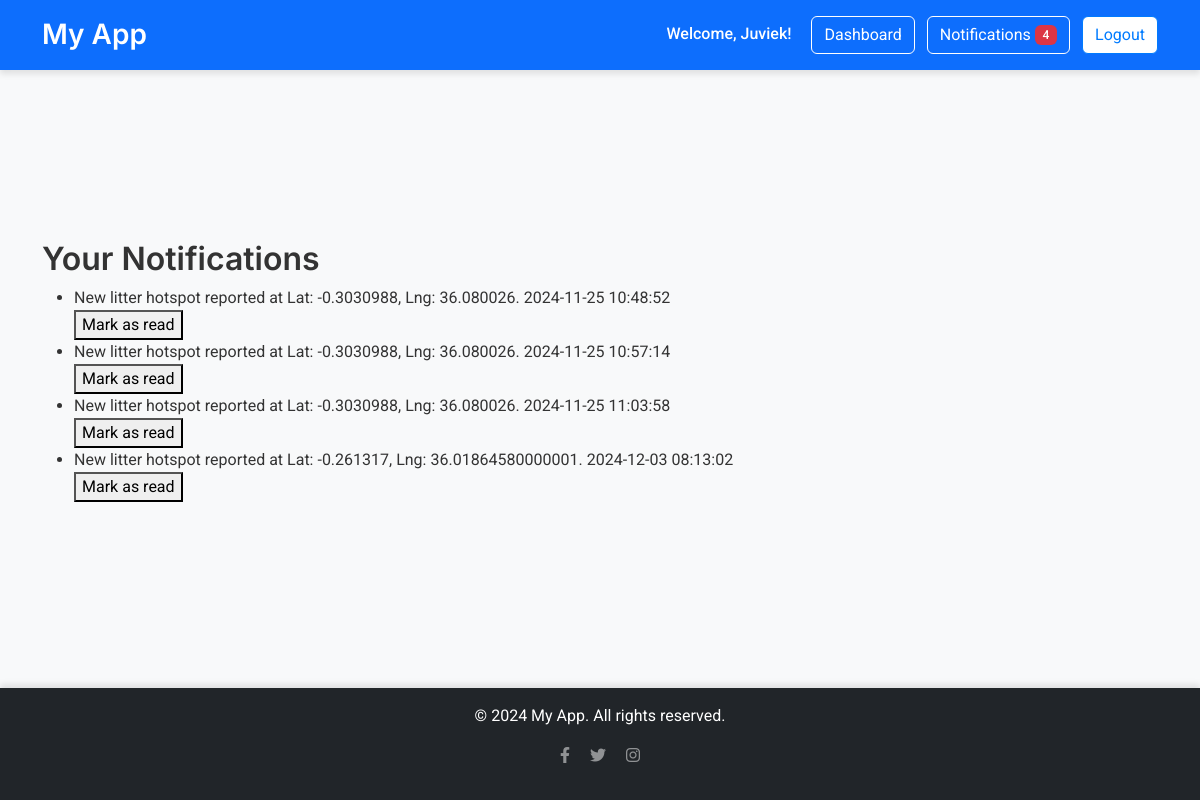
Page /notifications (signed in) on the committed database.
### myapp/app_models.py (models this page shows, shortened)
class User(db.Model, UserMixin):
    id = db.Column(db.Integer, primary_key=True)
    username = db.Column(db.String(80), unique=True, nullable=False)
    email = db.Column(db.String(120), unique=True, nullable=False)
    password = db.Column(db.String(120), nullable=False)
    role = db.Column(db.String(20), nullable=False, default='normal')  # 'normal', 'admin', or 'technical'
    litter_hotspots = db.relationship('LitterHotspot', backref='user', lazy=True)
    bin_statuses = db.relationship('BinStatus', backref='user', lazy=True)  # To associate bin statuses with users
    @property
    def unread_notifications_count(self):
        return Notification.query.filter_by(user_id=self.id, is_read=False).count()

class Notification(db.Model):
    id = db.Column(db.Integer, primary_key=True)
    user_id = db.Column(db.Integer, db.ForeignKey('user.id'), nullable=False)
    message = db.Column(db.String(255), nullable=False)
    is_read = db.Column(db.Boolean, default=False)
    timestamp = db.Column(db.DateTime, default=datetime.utcnow)
    user = db.relationship('User', backref='notifications')

### myapp/routes.py (the view)
@bp.route('/notifications')
@login_required
def notifications():
    notifications = Notification.query.filter_by(user_id=current_user.id).all()
    form = SimpleForm()  # Create a form instance
    return render_template('notifications.html', notifications=notifications, form=form)  # Pass the form

### myapp/app_factory.py (called while the page is built)
def create_app():
    app = Flask(__name__, template_folder='../templates', static_folder='../static')
    app.config.from_object('config.Config')  # Load configuration from config file
    app.config['UPLOAD_FOLDER'] = UPLOAD_FOLDER
    db.init_app(app)
    migrate.init_app(app, db)
    login_manager.init_app(app)
    csrf.init_app(app)  # Initialize CSRF protection
    from myapp.routes import bp as main_routes
    app.register_blueprint(main_routes)
    from myapp.app_models import User  # Import models after db initialization
    @login_manager.user_loader
    def load_user(user_id):
        return User.query.get(int(user_id))
    login_manager.login_view = 'main.login'
    return app

### templates/notifications.html (shortened to what this page needs)
{% extends "base.html" %}
{% block content %}
<div class="notifications-container">
    <h2>Your Notifications</h2>
    <div class="notifications-list">
        <ul>
            {% for notification in notifications %}
                <li class="notification-item {% if not notification.is_read %}unread{% endif %}">
                    <div class="notification-message">
                        <span class="message">{{ notification.message }}</span>
                        <span class="timestamp">{{ notification.timestamp.strftime('%Y-%m-%d %H:%M:%S') }}</span>
                    </div>
                    <form action="{{ url_for('main.notifications', notification_id=notification.id) }}" method="POST">
                        <button type="submit" class="mark-read-btn {% if notification.is_read %}read{% else %}unread{% endif %}">Mark as read</button>
                    </form>
                </li>
            {% endfor %}
        </ul>
    </div>
</div>
{% endblock %}

### templates/base.html (shortened to what this page needs)
<!DOCTYPE html>
<html lang="en">
<head>
    <link rel="stylesheet" href="https://cdnjs.cloudflare.com/ajax/libs/font-awesome/6.0.0-beta3/css/all.min.css">
    <link href="https://cdn.jsdelivr.net/npm/bootstrap@5.3.0-alpha3/dist/css/bootstrap.min.css" rel="stylesheet">
    <link rel="stylesheet" href="{{ url_for('static', filename='styles.css') }}">
</head>
<body class="d-flex flex-column min-vh-100 bg-light">
    <header class="bg-primary text-white py-3">
        <div class="container d-flex justify-content-between align-items-center">
            <h1 class="h3 mb-0" style="font-family: 'Inter', sans-serif; font-weight: 600;">My App</h1>
            <nav>
                {% if current_user.is_authenticated %}
                    <span class="me-3" style="font-family: 'Roboto', sans-serif; font-weight: 500;">Welcome, {{ current_user.username }}!</span>
                    <a class="btn btn-outline-light me-2" href="{{ url_for('main.admin_dashboard') }}">Dashboard</a>
                    <a class="btn btn-outline-light me-2" href="{{ url_for('main.notifications') }}">
                        Notifications
                        {% if current_user.unread_notifications_count > 0 %}
                            <span class="badge bg-danger">{{ current_user.unread_notifications_count }}</span>
                        {% endif %}
                    </a>
                    <a class="btn btn-light" href="{{ url_for('main.logout') }}">Logout</a>
                {% else %}
                    <a class="btn btn-outline-light me-2" href="{{ url_for('main.login') }}">Login</a>
                    <a class="btn btn-light" href="{{ url_for('main.register') }}">Register</a>
                {% endif %}
            </nav>
        </div>
    </header>
    <main class="d-flex flex-column align-items-center justify-content-center flex-grow-1 py-5">
        <div class="container">
            {% block content %}{% endblock %}
        </div>
    </main>
    <footer class="mt-auto bg-dark text-white py-3">
        <div class="container text-center">
            <p style="font-family: 'Roboto', sans-serif; font-weight: 400;">&copy; 2024 My App. All rights reserved.</p>
            <p>
                <a href="#" class="text-white-50 me-3"><i class="fab fa-facebook-f"></i></a>
                <a href="#" class="text-white-50 me-3"><i class="fab fa-twitter"></i></a>
                <a href="#" class="text-white-50"><i class="fab fa-instagram"></i></a>
            </p>
        </div>
    </footer>
</body>
</html>

### static/styles.css (style rules this page uses)
body { font-family: 'Roboto', sans-serif; color: #333; background: #f8f9fa; }
h1, h2, h3, h4, h5, h6 { font-family: 'Inter', sans-serif; font-weight: 600; }
header { box-shadow: 0 4px 6px rgba(0, 0, 0, 0.1); }
header h1 { color: #fff; }
header nav a { transition: background-color 0.3s ease, color 0.3s ease; }
footer { box-shadow: 0 -4px 6px rgba(0, 0, 0, 0.1); }
footer a { transition: color 0.3s ease; }
.btn-outline-light { border-color: #fff; color: #fff; }
.btn-light { background-color: #fff; color: #007bff; border-color: #007bff; }
.badge { font-family: 'Roboto', sans-serif; font-weight: 500; }

### rows in the picture
User: username "Juviek"
Notification: message "New litter hotspot reported at Lat: -0.3030988, Lng: 36.080026.", timestamp "2024-11-25 10:48:52"
Notification: message "New litter hotspot reported at Lat: -0.3030988, Lng: 36.080026.", timestamp "2024-11-25 10:57:14"
Notification: message "New litter hotspot reported at Lat: -0.3030988, Lng: 36.080026.", timestamp "2024-11-25 11:03:58"
Notification: message "New litter hotspot reported at Lat: -0.261317, Lng: 36.01864580000001.", timestamp "2024-12-03 08:13:02"

### other values in the picture
{{ current_user.unread_notifications_count }} "4"
